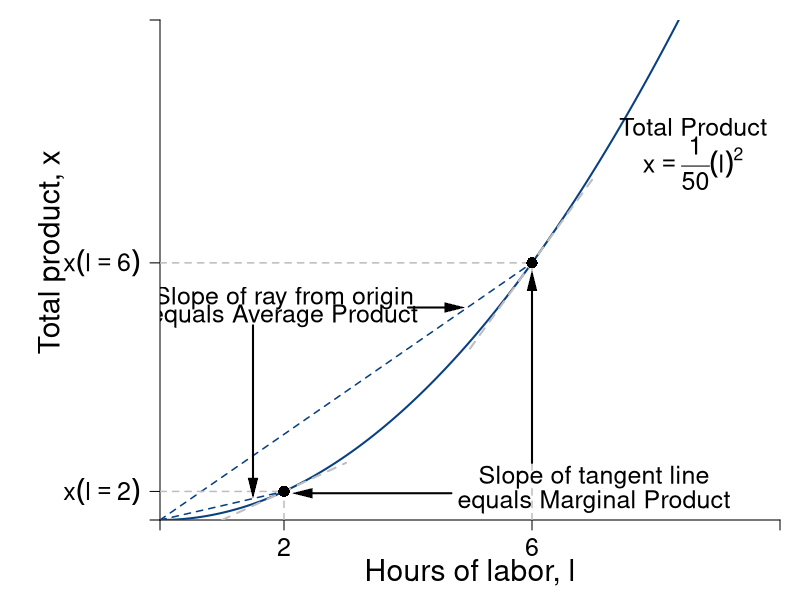

Write R code to recreate this figure.
require(shape)
pdf(file = "specprodexch/production_irs.pdf", width = 9, height = 7)

#Set parameters for graphics
axislabelsize <- 1.8
labelsize <- 1.5
namesize <- 1.8
annotatesize <- 1.5
graphlinewidth <- 2
segmentlinewidth <- 1.5

COL <- c("#7fc97f", "#beaed4", "#fdc086", "#ffff99", "#386cb0", "#f0027f", "#bf5b17", "#666666")
COLA <- c("#99d8c9","#66c2a4","#41ae76", "#238b45", "#005824")
COLB <- c("#4eb3d3", "#2b8cbe", "#0868ac","#084081")

#Edited the margins to cater for the larger LHS labels
par(mar =  c(4, 8, 1, 1))


prodFn <- function(l, alpha = 2, k = 0.02) {
  k*l^alpha
}

MprodFn <- function(l, alpha = 2, k = 0.02) {
  k*alpha*l^(alpha - 1)
}

AprodFn <- function(l, alpha = 2, k = 0.02) {
  k*l^(alpha - 1)
}

Mpline <- function(l, constant = 0.3181472, slope = 0.125){
  constant + slope*l
}

xlims <- c(0, 10)
ylims <- c(0, 1.4)

npts <- 501 
x <- seq(xlims[1], xlims[2], length.out = npts)
y <- seq(ylims[1], ylims[2], length.out = npts) 
a <- c(13, 15, 17)

plot(0, 0, xlim = xlims, ylim = ylims, type = "n",
     xlab = expression(paste("")),
     ylab = expression(paste("")), 
     xaxt = "n", 
     yaxt = "n", 
     cex.lab = axislabelsize, 
     bty = "n",
     xaxs="i", 
     yaxs="i")

# ticksy <- seq(from = 0, to = ylims[2], by = 0.25)
# ylabels <- seq(from = 0, to = ylims[2], by = 0.25)
# ticksx <- seq(from = 0, to = xlims[2], by = 1)
# xlabels <- seq(from = 0, to = xlims[2], by = 1)
ticksy <- c(0, prodFn(l = 2, k = 0.02, alpha = 2), prodFn(l = 6, k = 0.02, alpha = 2), ylims[2])
ylabels <- c(NA, expression(paste(x(l == 2))), expression(paste(x(l==6))), NA)
ticksx <- c(0, 2, 6, xlims[2])
xlabels <- c(NA, 2, 6, NA)

axis(1, at = ticksx, pos = 0, labels = xlabels, cex.axis = labelsize)
axis(2, at = ticksy, pos = 0, labels = ylabels, las = 1, cex.axis = labelsize)

npts <- 500 
xx1 <- seq(xlims[1], xlims[2], length.out = npts)

xx3 <- seq(1, 3, length.out = npts)
xx4 <- seq(5, 7, length.out = npts)

lines(xx1, prodFn(xx1, alpha = 2, k = 0.02), col = COLB[4], lwd = graphlinewidth)
#lines(xx1, MprodFn(xx1, alpha = 2, k = 0.02), col = COLA[1], lwd = graphlinewidth)
#lines(xx1, AprodFn(xx1, alpha = 2, k = 0.02), col = COLA[2], lwd = graphlinewidth)
lines(xx3, Mpline(xx3, constant = prodFn(l = 2, k = 0.02, alpha = 2) - 2*MprodFn(l = 2, k = 0.02, alpha = 2), slope = MprodFn(l = 2, k = 0.02, alpha = 2)), col = "gray", lty = 2, lwd = graphlinewidth)
lines(xx4, Mpline(xx4, constant = prodFn(l = 6, k = 0.02, alpha = 2) - 6*MprodFn(l = 6, k = 0.02, alpha = 2), slope = MprodFn(l = 6, k = 0.02)), col = "gray", lty = 2, lwd = graphlinewidth)

#Axis Labels
mtext(expression(paste("Hours of labor, ", l)), side = 1, line = 2.5, cex = axislabelsize)
text(-1.75, 0.75, expression(paste("Total product, ", x)), xpd = TRUE, cex = axislabelsize, srt = 90) 

segments(0, prodFn(l = 6, k = 0.02, alpha = 2), 6, prodFn(l = 6, k = 0.02, alpha = 2), lty = 2, col = "gray" , lwd = segmentlinewidth)
segments(6, 0, 6, prodFn(l = 6, k = 0.02, alpha = 2), lty = 2, col = "gray" , lwd = segmentlinewidth)
segments(0, 0, 6, prodFn(l = 6, k = 0.02, alpha = 2), lty = 2, col = COLB[4] , lwd = segmentlinewidth)
points(6, prodFn(l = 6, k = 0.02), pch = 16, col = "black", cex = 1.5)

segments(0, prodFn(l = 2, k = 0.02, alpha = 2), 2, prodFn(l = 2, k = 0.02, alpha = 2), lty = 2, col = "gray" , lwd = segmentlinewidth)
segments(2, 0, 2, prodFn(l = 2, k = 0.02, alpha = 2), lty = 2, col = "gray" , lwd = segmentlinewidth)
segments(0, 0, 2, prodFn(l = 2, k = 0.02, alpha = 2), lty = 2, col = COLB[4] , lwd = segmentlinewidth)
points(2, prodFn(l = 2, k = 0.02, alpha = 2), pch = 16, col = "black", cex = 1.5)


#Label the iso-welfare functions for the HG, Aisha
text(8.6, 1.1, expression(paste("Total Product")), cex = annotatesize)
text(8.6, 1, expression(x == frac(1,50)*(l)^2), cex = annotatesize)


#Marginal Product
text(7, 0.12, expression(paste("Slope of tangent line")), cex = labelsize)
text(7, 0.05, expression(paste("equals Marginal Product")), cex = labelsize)
Arrows(4.7, 0.075, 2.3, 0.075, col = "black", lty = 1, lwd = 2, arr.type = "triangle", arr.lwd = 0.5)
Arrows(6, 0.16, 6, 0.67, col = "black", lty = 1, lwd = 2, arr.type = "triangle", arr.lwd = 0.5)

#Average Product
text(2, prodFn(l = 6, k = 0.02, alpha = 2) - 0.1, expression(paste("Slope of ray from origin")), cex = labelsize)
text(2, prodFn(l = 6, k = 0.02, alpha = 2) - 0.15, expression(paste("equals Average Product")), cex = labelsize)
Arrows(1.5, prodFn(l = 6, k = 0.02, alpha = 2) - 0.175, 1.5, prodFn(l = 2, k = 0.02, alpha = 2) + 0.01 , col = "black", lty = 1, lwd = 2, arr.type = "triangle", arr.lwd = 0.5)
Arrows(4, prodFn(l = 6, k = 0.02, alpha = 2) - 0.125, 4.75, prodFn(l = 6, k = 0.02, alpha = 2) - 0.125, col = "black", lty = 1, lwd = 2, arr.type = "triangle", arr.lwd = 0.5)



dev.off()
